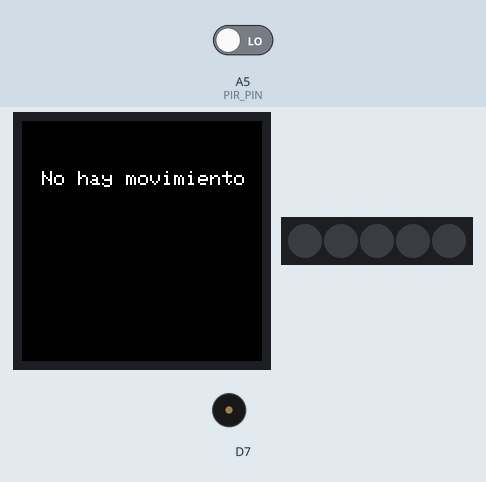
Bench run of a sketch on a simulated Arduino MKR. On the bench: 240×240 colour display, 5 RGB LEDs in strip order, left to right, buzzer (waves = sounding). The inputs (shaded band) are chosen by the test bench; at power-on: A5 (PIR_PIN) LOW. WiFi joins after 1.5 s; servers stay silent unless stated; what the sketch prints to the serial monitor is not drawn.

Above: at 2.9 s.
3.0 s: A5 (PIR_PIN) driven HIGH
At 6.7 s:
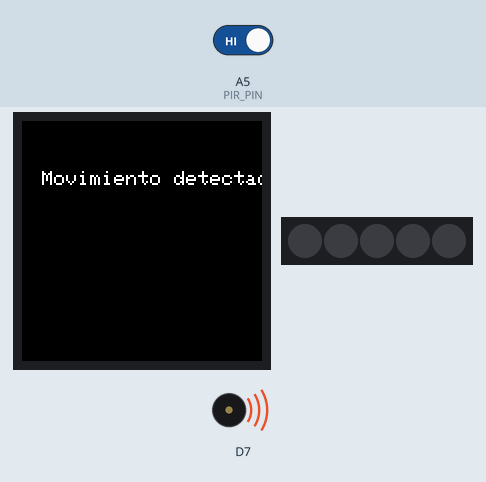
At 7.5 s:
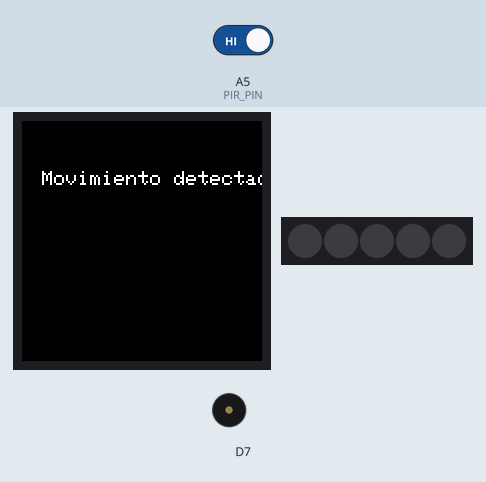
12.6 s: A5 (PIR_PIN) driven LOW
At 18.0 s:
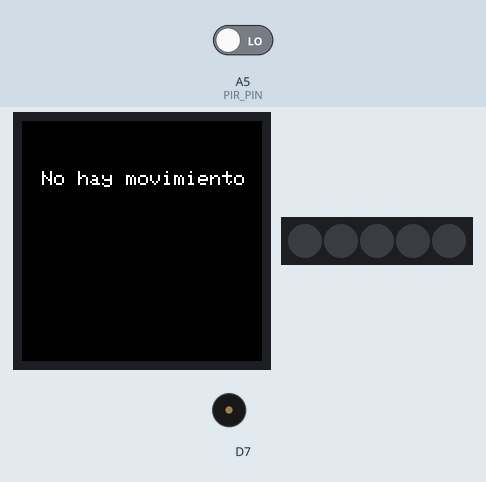
Timing chart, 0 to 19.5 s (numbered marks = the images above; inputs shaded):
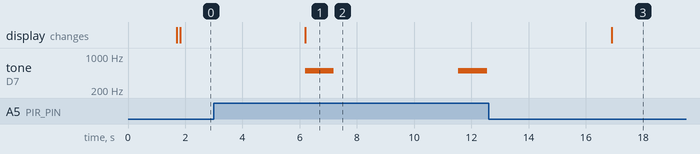

The sketch:

oplaseguridadPIRthingspeak.ino
```cpp
#include <WiFiNINA.h>
#include <Arduino_MKRIoTCarrier.h>
#include <ThingSpeak.h>

MKRIoTCarrier carrier;

// Configuración de la red WiFi
char ssid[] = "Avatel_4C";           // Reemplaza con el nombre de tu red WiFi
char pass[] = "gs5cp88R";     // Reemplaza con la contraseña de tu red WiFi

// Configuración de ThingSpeak
unsigned long myChannelNumber = 2412452; // Reemplaza con tu número de canal
const char * myWriteAPIKey = "VUN733LIZQFXS1DN"; // Reemplaza con tu clave de escritura API

WiFiClient client;

// Pin del sensor PIR
const int PIR_PIN = A5;

void setup() {
  Serial.begin(9600);
  while (!Serial);

  // Conecta a WiFi
  Serial.print("Conectando a WiFi...");
  int status = WiFi.begin(ssid, pass);
  while (status != WL_CONNECTED) {
    delay(500);
    Serial.print(".");
    status = WiFi.begin(ssid, pass);
  }
  Serial.println("Conectado a WiFi");

  // Inicializa la conexión con ThingSpeak
  ThingSpeak.begin(client);

  // Inicializa el MKR IoT Carrier
  carrier.begin();
  carrier.display.setRotation(0);
  carrier.display.fillScreen(ST77XX_BLACK);
  carrier.display.setTextColor(ST77XX_WHITE);
  carrier.display.setTextSize(2);

  // Configura el pin del sensor PIR como entrada
  pinMode(PIR_PIN, INPUT);
}

void loop() {
  // Lee el estado del sensor PIR
  bool motionDetected = digitalRead(PIR_PIN) == HIGH;

  // Muestra el estado del sensor en la pantalla
  carrier.display.fillScreen(ST77XX_BLACK);
  if (motionDetected) {
    carrier.display.setCursor(20, 50);
    carrier.display.print("Movimiento detectado");
    carrier.Buzzer.sound(500); // Activa la alarma
    delay(1000);
    carrier.Buzzer.noSound(); // Desactiva la alarma
  } else {
    carrier.display.setCursor(20, 50);
    carrier.display.print("No hay movimiento");
    carrier.Buzzer.noSound(); // Desactiva la alarma
  }
  //carrier.display.display();


  // Enviar los datos a ThingSpeak
  ThingSpeak.setField(2, motionDetected ? 1 : 0);
  int x = ThingSpeak.writeFields(myChannelNumber, myWriteAPIKey);
  if (x == 200) {
    Serial.println("Actualización exitosa.");
  } else {
    Serial.println("Error al enviar los datos: " + String(x));
  }

  // Espera 15 segundos antes de enviar nuevamente
  delay(4000);
}
```

Measured:
- after the input at 3.0 s, tone on D7: alternates 500 Hz for 1.0 s and silent for 4.4 s, starting after 3.2 s; the display: changes after 3.2 s (image 1)
- after the input at 12.6 s, tone on D7: stops changing and stays silent; the display: changes after 4.3 s (image 3)
